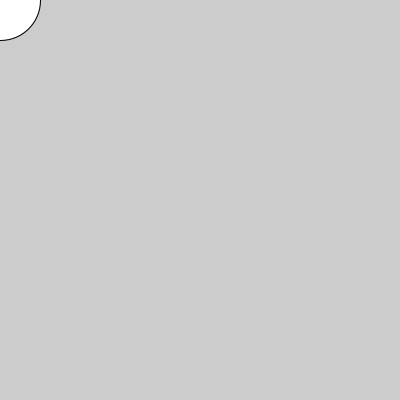
Frame 1 (no input)
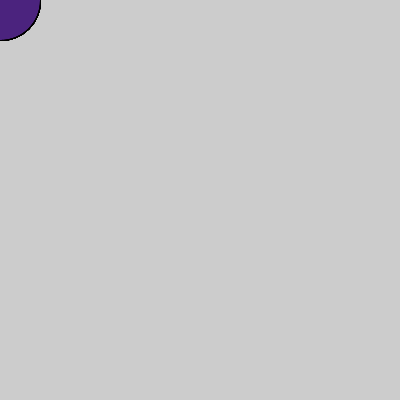
Frame 60 (the mouse pressed at the canvas centre just before this capture)
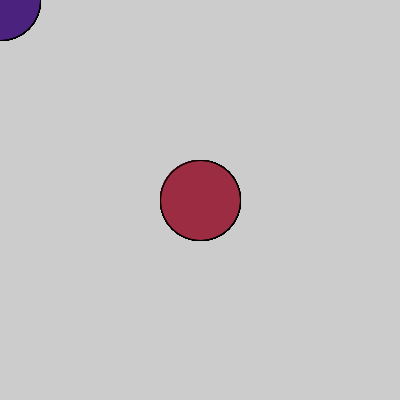
Frame 120 (the mouse held since frame 60 and released just before this capture)

The Processing sketch that drew these frames (run headless with seeded random() and noise(); from frame 60 on, the mouse is pressed at the canvas centre):

// Processing sketch: processing_14468
// ── processing_14468.pde

void setup (){
  size(400,400);
}
void draw (){
  ellipse(mouseX,mouseY,80,80);
fill(random(255),random(83),random(192),100);

}
                
